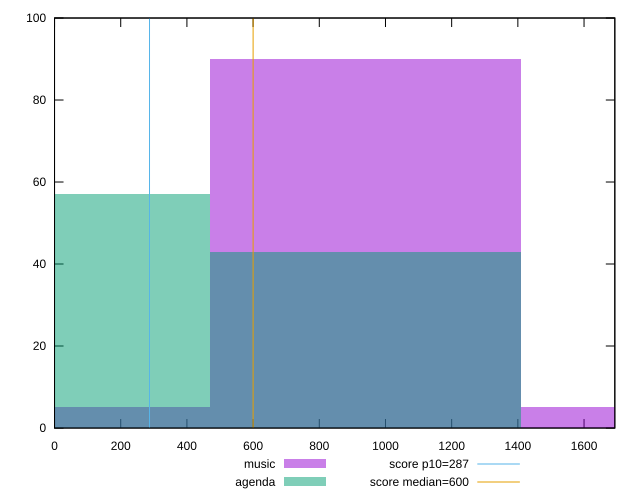

This figure's gnuplot source:
reset

$music <<EOF
939.6773233851383 90
1879.3546467702765 5
0 5
EOF

$agenda <<EOF
939.6773233851383 43
0 57
EOF

set key outside below
set boxwidth 939.6773233851383
set xrange [0:1693]
set yrange [0:100]
set trange [0:100]
set style fill transparent solid 0.5 noborder

set parametric
set terminal svg size 640, 500 enhanced background rgb 'white'
set output "reports/report_00028_2021-02-24T12-49-42.674Z/total-blocking-time/comparison/histogram/0_vs_1.svg"

plot $music title "music" with boxes, \
     $agenda title "agenda" with boxes, \
     287,t title "score p10=287", \
     600,t title "score median=600"

reset
